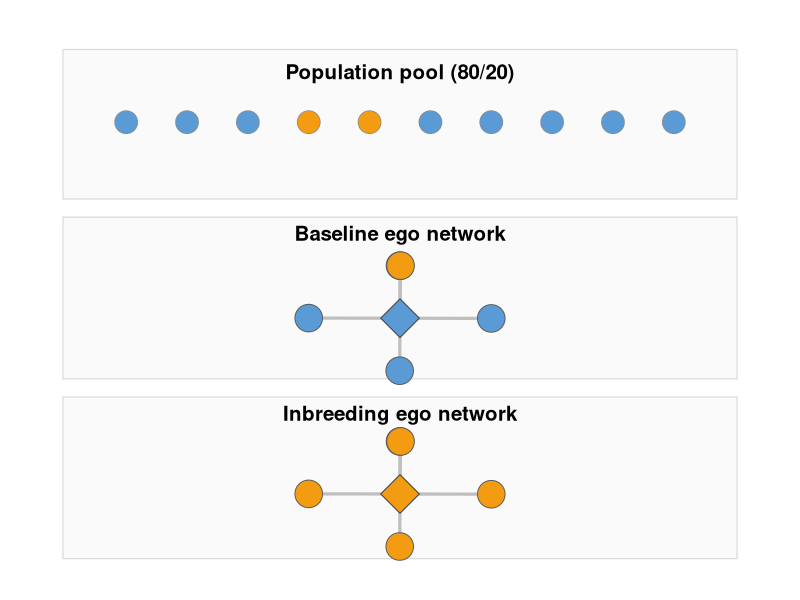

Generate this figure with R:
# Generates images/ego-bias-baseline.png for slides/ego-homogeneity.qmd
# ("Visualizing Baseline vs. Inbreeding Homophily" slide). Stylized schematic.
# No internal title/subtitle — the slide bullets carry the explanation.
# Layout: three panels STACKED VERTICALLY as horizontal bands
# (population pool row, baseline ego network, inbreeding ego network).
# Run from the repo root: Rscript images/make_ego_bias_baseline.R
library(ggplot2)

blue <- "#5B9BD5"; orange <- "#F39C12"; edge <- "grey75"

# population pool: 8 blue + 2 orange, one row
pool <- data.frame(
  x = seq(1.1, 8.9, length.out = 10),
  y = rep(10.9, 10),
  grp = c("blue", "blue", "blue", "orange", "orange",
          "blue", "blue", "blue", "blue", "blue")
)

# ego networks: diamond ego + alters on a circle
spokes <- function(cx, cy, r, blue_n, orange_n) {
  n <- blue_n + orange_n
  ang <- seq(pi/2, pi/2 + 2*pi*0.999, length.out = n)
  data.frame(x = cx + r * cos(ang), y = cy + r * sin(ang),
             grp = c(rep("blue", blue_n), rep("orange", orange_n)))
}
altU <- spokes(5, 6.05, 1.30, 4, 1)   # baseline: mirrors the 80/20 pool
altB <- spokes(5, 1.70, 1.30, 0, 5)   # inbreeding: all similar alters

mk <- function(cx, cy, alt) do.call(rbind, lapply(seq_len(nrow(alt)), function(i)
  data.frame(x = cx, y = cy, xend = alt$x[i], yend = alt$y[i])))
eU <- mk(5, 6.05, altU); eB <- mk(5, 1.70, altB)

egos <- data.frame(x = c(5, 5), y = c(6.05, 1.70), grp = c("blue", "orange"))

p <- ggplot() +
  # band 1: population pool
  annotate("rect", xmin = 0.2, xmax = 9.8, ymin = 9.0, ymax = 12.7,
           fill = "grey98", color = "grey85", linewidth = 0.4) +
  annotate("text", x = 5, y = 12.15, label = "Population pool (80/20)",
           fontface = "bold", size = 5.2) +
  # band 2: baseline ego network
  annotate("rect", xmin = 0.2, xmax = 9.8, ymin = 4.55, ymax = 8.55,
           fill = "grey98", color = "grey85", linewidth = 0.4) +
  annotate("text", x = 5, y = 8.15, label = "Baseline ego network",
           fontface = "bold", size = 5.2) +
  # band 3: inbreeding ego network
  annotate("rect", xmin = 0.2, xmax = 9.8, ymin = 0.1, ymax = 4.1,
           fill = "grey98", color = "grey85", linewidth = 0.4) +
  annotate("text", x = 5, y = 3.70, label = "Inbreeding ego network",
           fontface = "bold", size = 5.2) +
  geom_segment(data = rbind(eU, eB), aes(x, y, xend = xend, yend = yend),
               color = edge, linewidth = 1.1, lineend = "round") +
  geom_point(data = pool, aes(x, y, fill = grp), shape = 21,
             size = 7.5, color = "grey55", stroke = 0.4) +
  geom_point(data = altU, aes(x, y, fill = grp), shape = 21,
             size = 9, color = "grey35", stroke = 0.5) +
  geom_point(data = altB, aes(x, y, fill = grp), shape = 21,
             size = 9, color = "grey35", stroke = 0.5) +
  geom_point(data = egos, aes(x, y, fill = grp), shape = 23, size = 10,
             color = "grey30", stroke = 0.6) +
  scale_fill_manual(values = c(blue = blue, orange = orange), guide = "none") +
  coord_cartesian(xlim = c(0, 10), ylim = c(0, 13), clip = "off") +
  theme_void() +
  theme(plot.margin = margin(8, 10, 8, 10))

ggsave("images/ego-bias-baseline.png", p, width = 5, height = 6.5,
       dpi = 200, bg = "white")
